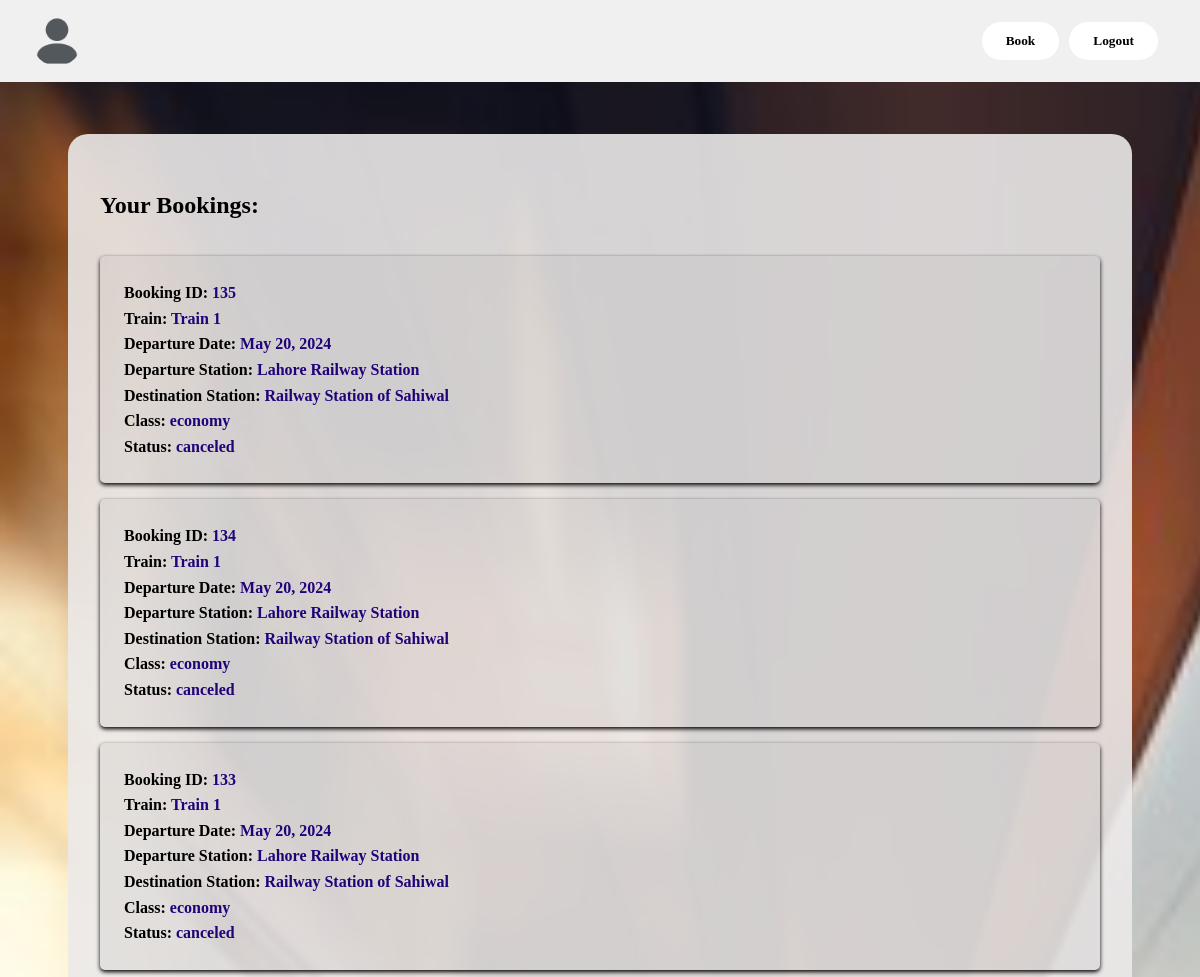
/userPage/ (signed in, upper part), run on an earlier commit of the app's database.
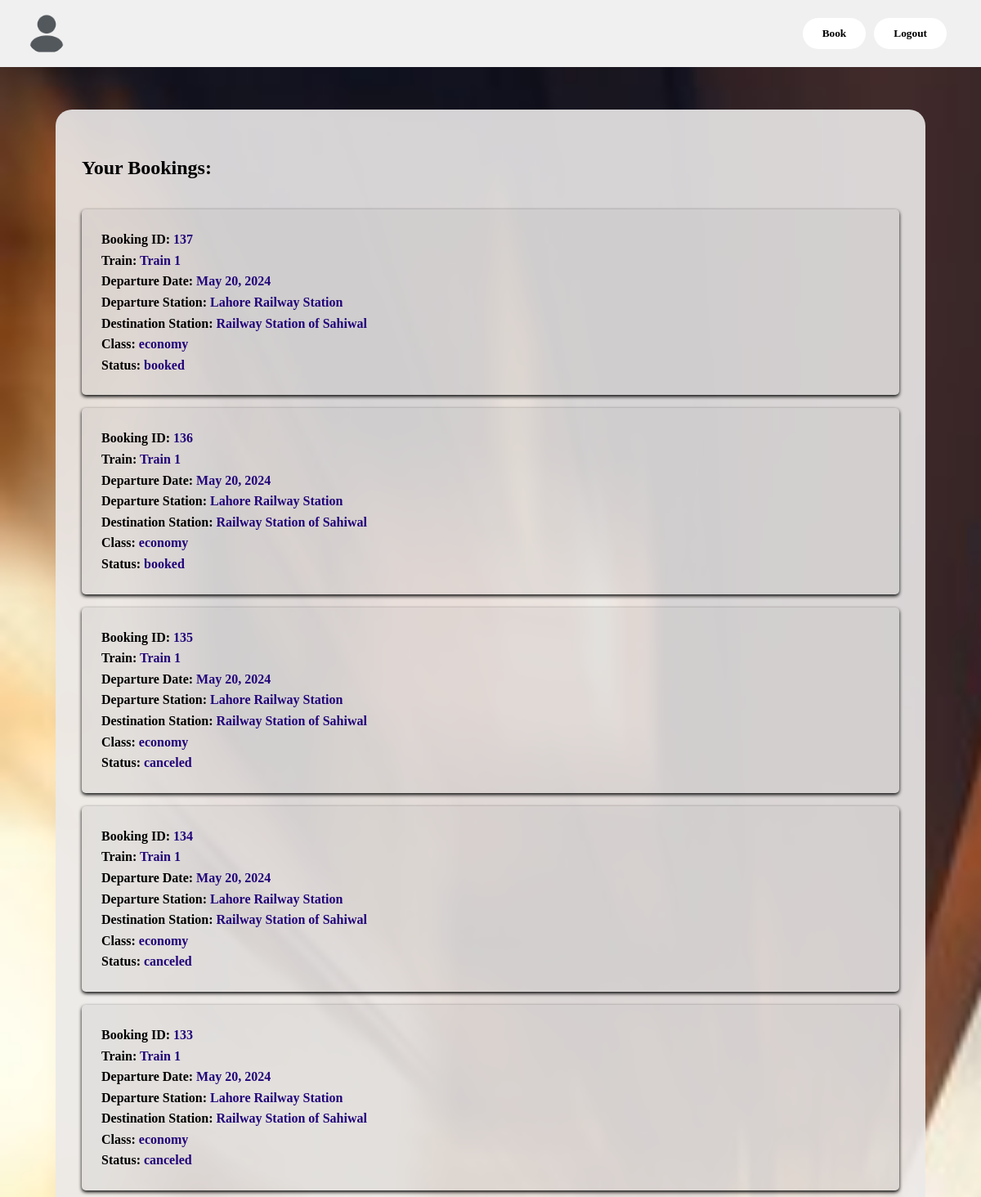
And on a later commit of the database.
### Bookings/models.py (models this page shows, shortened)
class Ticket(models.Model):
    user = models.ForeignKey(Passenger, on_delete=models.CASCADE)
    train = models.ForeignKey(Train, on_delete=models.CASCADE)
    sourceStation = models.ForeignKey(Station, related_name='source_tickets', on_delete=models.CASCADE, default = None)
    destinationStation = models.ForeignKey(Station, related_name='destination_tickets', on_delete=models.CASCADE, default= None)
    journeyDate = models.DateField()
    classType = models.CharField(max_length=50)
    price = models.DecimalField(max_digits=10, decimal_places=2)
    booking_time = models.DateTimeField(default=timezone.now)
    status = models.CharField(max_length=20, choices=[('booked', 'Booked'), ('canceled', 'Canceled')], default='booked')
    def canCancel(self):
        time_difference = timezone.now() - self.booking_time
        return time_difference.total_seconds() / 3600 < 2  # Time limit in hours

### Trains/models.py (models this page shows, shortened)
class Train(models.Model):
    name = models.CharField(max_length=100)
    economy_capacity = models.IntegerField(default=0)  # Capacity for economy class
    business_capacity = models.IntegerField(default=0)  # Capacity for business class
    economyClassPrice = models.DecimalField(max_digits=10, decimal_places=2)
    businessClassPrice = models.DecimalField(max_digits=10, decimal_places=2)

### Stations/models.py (models this page shows, shortened)
class Station(models.Model):
    name = models.CharField(max_length=100)
    location = models.CharField(max_length=100)
    distance = models.DecimalField(max_digits=10, decimal_places=2, default=1)  # Distance from a reference point

### UserManagement/views.py (the view)
# urls.py: path('userPage/', userPage, name='UserPage'),
def userPage(request):
    passenger_id = request.session.get('passenger_id')
    if passenger_id:
        try:
            bookings = Ticket.objects.filter(user_id=passenger_id)
            return render(request, 'userPage.html', {'bookings': bookings})
        except Ticket.DoesNotExist:
            return render(request, 'userPage.html', {'bookings': None})
    else:
        return redirect('UserManagement:UserLogin')

### UserManagement/templates/userPage.html (shortened to what this page needs)
<!DOCTYPE html>
<html lang="en">
<head>
    <link rel="stylesheet" href="/static/userPage.css">
</head>
<body>
    <header>
        <div class="user-info">
            <img src="/static/avatar.png" alt="User Avatar">
        </div>
        <div class="action-buttons">
            <a href="{% url 'Schedules:TrainDetails' %}"><button>Book</button></a>
            <a href="{% url 'UserManagement:UserLogout' %}"><button>Logout</button></a>
        </div>
    </header>
    <div class="container">
        <h2>Your Bookings:</h2>
        <ul>
            {% for booking in bookings reversed %}
                <li>
                    <strong>Booking ID:</strong> {{ booking.id }}<br>
                    <strong>Train:</strong> {{ booking.train.name }}<br>
                    <strong>Departure Date:</strong> {{ booking.journeyDate }}<br>
                    <strong>Departure Station:</strong> {{ booking.sourceStation.name }}<br>
                    <strong>Destination Station:</strong> {{ booking.destinationStation.name }}<br>
                    <strong>Class:</strong> {{ booking.classType }}<br>
                    <strong>Status:</strong> {{ booking.status }}<br>
                </li>
            {% endfor %}
        </ul>
    </div>
</body>
</html>

### UserManagement/static/userPage.css (style rules this page uses)
body { margin: 0; padding: 0; font-family: Arial, sans-serif; background-color: #f2f4f8; color: #333; line-height: 1.6; background-image: url(dashboard.jpg); background-size: cover; background-repeat: no-repeat; background-attachment: fixed; font-family: 'verdana'; font-weight: bold; }
header { background-color: #f0f0f0; color: #000; font-family: 'verdana'; padding: 1rem 2rem; text-align: left; display: flex; justify-content: space-between; align-items: center; }
.user-info { display: flex; align-items: center; }
.user-info img { width: 50px; height: 50px; border-radius: 50%; margin-right: 1rem; }
.container { max-width: 1000px; margin: 0 auto; padding: 2rem; background-color: rgb(235 233 233 / 90%); border-radius: 20px; display: flex; flex-direction: column; margin-top: 52px; margin-bottom: 52px; font-family: 'verdana'; }
h1, h2 { margin-bottom: 1rem; color: #000000; }
ul { list-style: none; padding: 0; }
li { background-color: rgb(179 179 179 / 20%); padding: 1.5rem; margin-bottom: 1rem; border-radius: 5px; box-shadow: 0 2px 4px rgb(0 0 0); color: #210379; }
strong { font-weight: bold; color: #000000; }
button { padding: 0.7rem 1.5rem; margin-right: 10px; background-color: #ffffff; color: #000; border: none; border-radius: 20px; cursor: pointer; transition: background-color 0.3s; font-family: 'verdana'; font-weight: bold; }
a { text-decoration: none; color: #fff; }
.action-buttons { display: flex; align-items: center; }

What changed in the data, as far as the page shows it:
added Ticket: id "137", train.name "Train 1", journeyDate "May 20, 2024", sourceStation.name "Lahore Railway Station", destinationStation.name "Railway Station of Sahiwal", classType "economy", status "booked"
added Ticket: id "136", train.name "Train 1", journeyDate "May 20, 2024", sourceStation.name "Lahore Railway Station", destinationStation.name "Railway Station of Sahiwal", classType "economy", status "booked"
